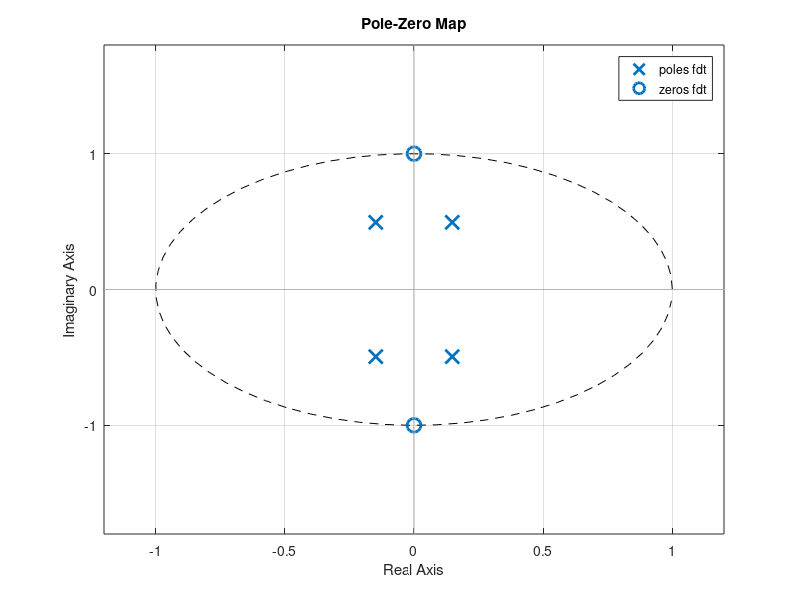

Write MATLAB code to recreate this figure.
% pole-zero map of IIR invfreqz filter
fs=130; %sampling frequency in Hz.
F=[0 0.3 0.5 0.7 1]; %frequency response specification (0 to 1)
A=[1 1 0 1 1]; %amplitude
PH=[0 -0.5 -1 0.5 0]; %phase in rad

W=F*pi; %frequencies in rad/s
H=(A.*cos(PH))+(A.*sin(PH))*i; %complex frequency response

Nnum=2; Nden=4; %degree of the digital IIR filter numerator and denominator
[numd,dend]=invfreqz(H,W,Nnum,Nden); %filter computation

theta=0:.1:2*pi; nn=length(theta);
plot(cos(theta),sin(theta),'--k'); hold on; %draw a circunference
fdt=tf(numd,dend);
pzmap(fdt); %pole-zero map
